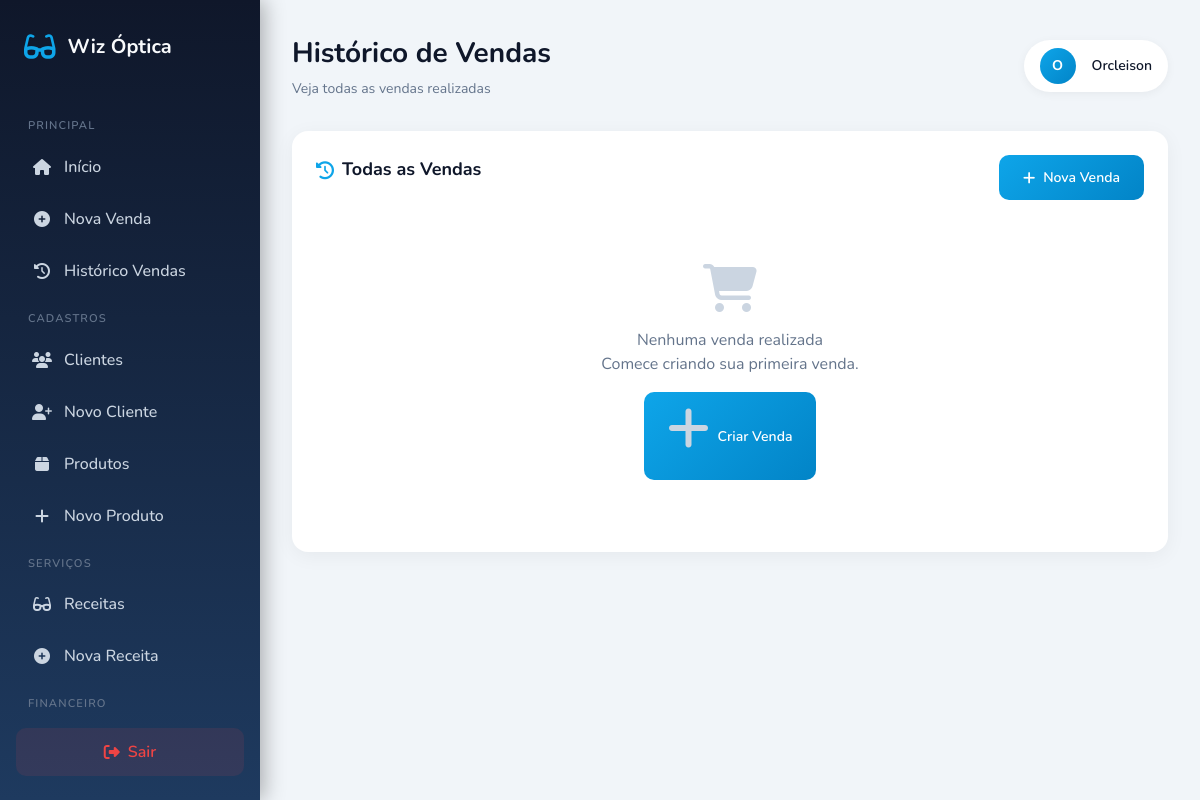
The app's page /otica/views/vendas/historico.php (signed in), older data.
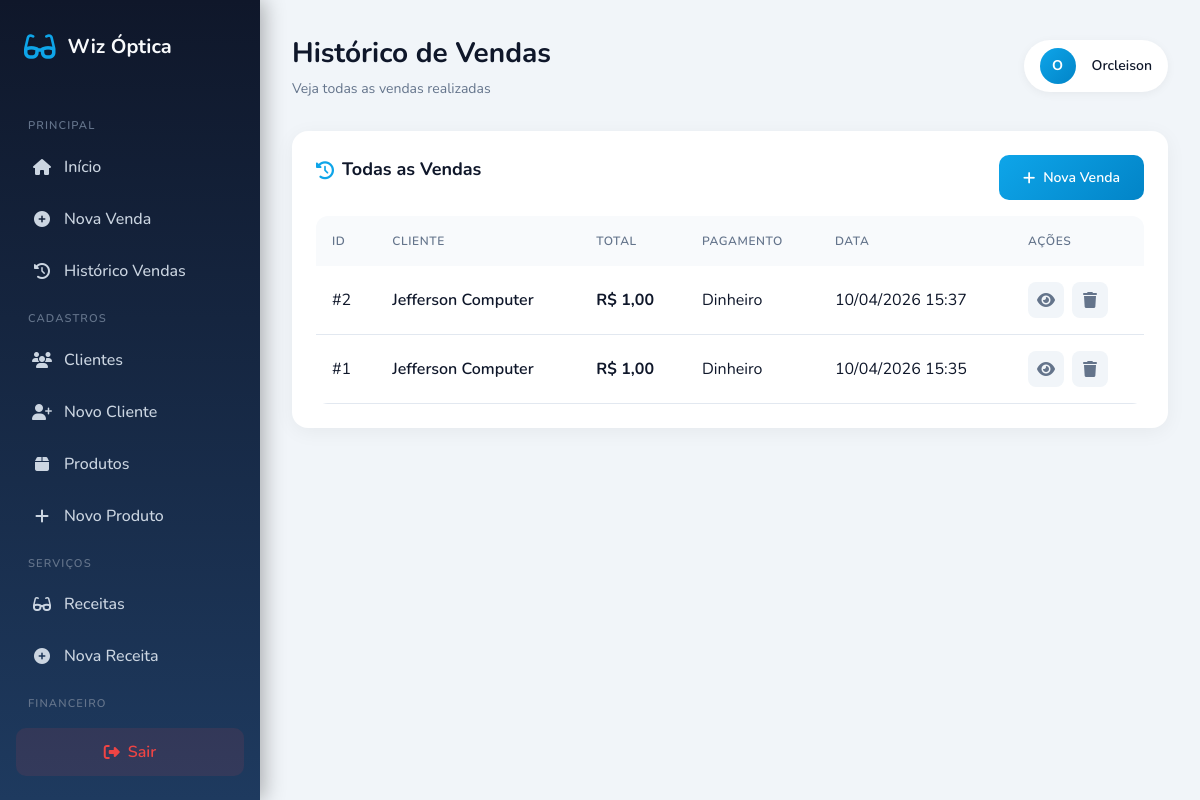
The same page, newer data.
### tables this page shows
CREATE TABLE `vendas` (
  `id` bigint(20) UNSIGNED NOT NULL,
  `cliente_id` int(11) DEFAULT NULL,
  `usuario_id` int(11) DEFAULT NULL,
  `total` decimal(10,2) DEFAULT NULL,
  `forma_pagamento` varchar(30) DEFAULT NULL,
  `data_venda` timestamp NOT NULL DEFAULT current_timestamp()
);

CREATE TABLE `clientes` (
  `id` bigint(20) UNSIGNED NOT NULL,
  `nome` varchar(100) NOT NULL,
  `telefone` varchar(20) DEFAULT NULL,
  `cpf` varchar(14) DEFAULT NULL,
  `email` varchar(100) DEFAULT NULL,
  `data_nascimento` date DEFAULT NULL,
  `criado_em` timestamp NOT NULL DEFAULT current_timestamp(),
  `endereco` text DEFAULT NULL,
  `bairro` text DEFAULT NULL,
  `numero` int(11) DEFAULT NULL
);

### otica/views/vendas/historico.php (the view, shortened to what this page needs)
<?php
$db = Database::getInstance()->getConnection();
$pageTitle = 'Histórico de Vendas';
$moduleName = 'Veja todas as vendas realizadas';
try {
    $stmt = $db->query("SELECT v.*, c.nome as cliente_nome FROM vendas v LEFT JOIN clientes c ON v.cliente_id = c.id ORDER BY v.id DESC");
    $vendas = $stmt->fetchAll();
} catch (PDOException $e) {
    error_log("Erro: " . $e->getMessage());
    $vendas = [];
}
include '../layout_base.php';
?>
<div class="card">
    <div class="flex justify-between items-center mb-4">
        <h2 class="card-title">
            <i class="fas fa-history"></i>
            Todas as Vendas
        </h2>
        <a href="nova.php" class="btn btn-primary">
            <i class="fas fa-plus"></i>
            Nova Venda
        </a>
    </div>
    <?php if (empty($vendas)): ?>
    <div class="empty-state">
        <i class="fas fa-shopping-cart"></i>
        <h3>Nenhuma venda realizada</h3>
        <p>Comece criando sua primeira venda.</p>
        <a href="nova.php" class="btn btn-primary mt-4">
            <i class="fas fa-plus"></i>
            Criar Venda
        </a>
    </div>
    <?php else: ?>
    <div class="table-container">
        <table class="table">
            <thead>
                <tr>
                    <th>ID</th>
                    <th>Cliente</th>
                    <th>Total</th>
                    <th>Pagamento</th>
                    <th>Data</th>
                    <th>Ações</th>
                </tr>
            </thead>
            <tbody>
                <?php foreach ($vendas as $v): ?>
                <tr>
                    <td>#<?php echo $v['id']; ?></td>
                    <td class="font-semibold"><?php echo htmlspecialchars($v['cliente_nome'] ?? 'Sem cliente'); ?></td>
                    <td class="font-bold text-green-600">R$ <?php echo number_format($v['total'] ?? 0, 2, ',', '.'); ?></td>
                    <td><?php echo htmlspecialchars(ucfirst($v['forma_pagamento'] ?? '-')); ?></td>
                    <td><?php echo $v['data_venda'] ? date('d/m/Y H:i', strtotime($v['data_venda'])) : '-'; ?></td>
                    <td>
                        <div class="actions">
                            <a href="visualizar.php?id=<?php echo $v['id']; ?>" class="btn-icon" title="Visualizar">
                                <i class="fas fa-eye"></i>
                            </a>
                            <a href="excluir.php?id=<?php echo $v['id']; ?>" class="btn-icon danger" title="Excluir" onclick="return confirm('Tem certeza que deseja excluir esta venda?');">
                                <i class="fas fa-trash"></i>
                            </a>
                        </div>
                    </td>
                </tr>
                <?php endforeach; ?>
            </tbody>
        </table>
    </div>
    <?php endif; ?>
</div>
<?php include '../layout_end.php'; ?>

### otica/views/layout_base.php (shortened to what this page needs)
<?php
$currentPage = $pageTitle ?? 'Wiz Óptica';
$currentModule = $moduleName ?? '';
?>
<!DOCTYPE html>
<html lang="pt-BR">
<head>
    <link rel="stylesheet" href="https://cdnjs.cloudflare.com/ajax/libs/font-awesome/6.4.0/css/all.min.css">
    <script src="https://cdn.tailwindcss.com"></script>
</head>
<body>
    <aside class="sidebar">
        <div class="sidebar-logo">
            <i class="fas fa-glasses"></i>
            <h1>Wiz Óptica</h1>
        </div>
        <div class="menu-scroll">
            <div class="menu-group">
                <p class="menu-title">Principal</p>
                <a href="../admin/index.php" class="menu-item">
                    <i class="fas fa-home"></i>
                    <span>Início</span>
                </a>
                <a href="../vendas/nova.php" class="menu-item">
                    <i class="fas fa-plus-circle"></i>
                    <span>Nova Venda</span>
                </a>
                <a href="../vendas/historico.php" class="menu-item">
                    <i class="fas fa-history"></i>
                    <span>Histórico Vendas</span>
                </a>
            </div>
            <div class="menu-group">
                <p class="menu-title">Cadastros</p>
                <a href="../clientes/index.php" class="menu-item">
                    <i class="fas fa-users"></i>
                    <span>Clientes</span>
                </a>
                <a href="../clientes/novo.php" class="menu-item">
                    <i class="fas fa-user-plus"></i>
                    <span>Novo Cliente</span>
                </a>
                <a href="../produtos/index.php" class="menu-item">
                    <i class="fas fa-box"></i>
                    <span>Produtos</span>
                </a>
                <a href="../produtos/novo.php" class="menu-item">
                    <i class="fas fa-plus"></i>
                    <span>Novo Produto</span>
                </a>
            </div>
            <div class="menu-group">
                <p class="menu-title">Serviços</p>
                <a href="../receitas/index.php" class="menu-item">
                    <i class="fas fa-glasses"></i>
                    <span>Receitas</span>
                </a>
                <a href="../receitas/nova.php" class="menu-item">
                    <i class="fas fa-plus-circle"></i>
                    <span>Nova Receita</span>
                </a>
            </div>
            <div class="menu-group">
                <p class="menu-title">Financeiro</p>
                <a href="../financeiro/relatorio.php" class="menu-item">
                </a>
            </div>
        </div>
        <button onclick="logout()" class="btn-logout">
            <i class="fas fa-sign-out-alt"></i>
            <span>Sair</span>
        </button>
    </aside>
    <main class="main-content">
        <header class="page-header">
            <div>
                <h1 class="page-title"><?php echo $currentPage; ?></h1>
                <?php if (!empty($currentModule)): ?>
                <p class="page-subtitle"><?php echo $currentModule; ?></p>
                <?php endif; ?>
            </div>
            <div class="user-info">
                <div class="user-avatar">
                    <?php echo strtoupper(substr($_SESSION['usuario_nome'] ?? 'U', 0, 1)); ?>
                </div>
                <div class="user-name"><?php echo htmlspecialchars($_SESSION['usuario_nome'] ?? 'Usuário'); ?></div>
            </div>
        </header>

### otica/views/layout_end.php (shortened to what this page needs)
    </main>
</body>
</html>

### otica/views/layout_base.php (style rules this page uses)
* { box-sizing: border-box; margin: 0; padding: 0; }
body { font-family: 'Nunito', sans-serif; background: #f1f5f9; }
.sidebar { background: linear-gradient(180deg, #0f172a 0%, #1e3a5f 100%); width: 260px; height: 100vh; position: fixed; left: 0; top: 0; padding: 1.5rem 1rem; display: flex; flex-direction: column; z-index: 100; box-shadow: 4px 0 20px rgba(0,0,0,0.3); }
.sidebar-logo { display: flex; align-items: center; gap: 0.75rem; padding: 0.5rem; margin-bottom: 2rem; }
.sidebar-logo i { font-size: 1.75rem; color: #0ea5e9; }
.sidebar-logo h1 { font-size: 1.25rem; font-weight: 700; color: #f8fafc; }
.menu-title { font-size: 0.7rem; text-transform: uppercase; letter-spacing: 0.1em; color: #64748b; margin: 1rem 0 0.5rem 0.75rem; font-weight: 600; }
.menu-item { display: flex; align-items: center; gap: 0.75rem; padding: 0.75rem 1rem; color: #cbd5e1; text-decoration: none; border-radius: 10px; margin-bottom: 0.25rem; transition: all 0.2s ease; font-weight: 500; }
.menu-item i { width: 20px; text-align: center; }
.main-content { margin-left: 260px; padding: 2rem; min-height: 100vh; }
.page-header { display: flex; justify-content: space-between; align-items: center; margin-bottom: 2rem; }
.page-title { font-size: 1.75rem; font-weight: 700; color: #0f172a; }
.page-subtitle { color: #64748b; font-size: 0.875rem; margin-top: 0.25rem; }
.user-info { display: flex; align-items: center; gap: 1rem; background: white; padding: 0.5rem 1rem; border-radius: 50px; box-shadow: 0 2px 10px rgba(0,0,0,0.05); }
.user-avatar { width: 36px; height: 36px; background: linear-gradient(135deg, #0ea5e9, #0284c7); border-radius: 50%; display: flex; align-items: center; justify-content: center; color: white; font-weight: 700; font-size: 0.875rem; }
.user-name { font-weight: 600; color: #0f172a; font-size: 0.875rem; }
.card { background: white; border-radius: 16px; padding: 1.5rem; box-shadow: 0 4px 20px rgba(0,0,0,0.05); margin-bottom: 1.5rem; }
.card-title { font-size: 1.125rem; font-weight: 700; color: #0f172a; margin-bottom: 1rem; display: flex; align-items: center; gap: 0.5rem; }
.card-title i { color: #0ea5e9; }
.btn { display: inline-flex; align-items: center; gap: 0.5rem; padding: 0.75rem 1.5rem; border-radius: 10px; font-weight: 600; font-family: inherit; font-size: 0.875rem; cursor: pointer; transition: all 0.2s ease; border: none; }
.btn-primary { background: linear-gradient(135deg, #0ea5e9, #0284c7); color: white; }
.table-container { overflow-x: auto; border-radius: 12px; }
.table { width: 100%; border-collapse: collapse; }
.table th { background: #f8fafc; padding: 1rem; text-align: left; font-size: 0.75rem; text-transform: uppercase; letter-spacing: 0.05em; color: #64748b; font-weight: 600; }
.table td { padding: 1rem; border-bottom: 1px solid #e2e8f0; color: #0f172a; }
.actions { display: flex; gap: 0.5rem; }
.btn-icon { width: 36px; height: 36px; display: inline-flex; align-items: center; justify-content: center; border-radius: 8px; background: #f1f5f9; color: #64748b; transition: all 0.2s ease; }
.btn-logout { display: flex; align-items: center; justify-content: center; gap: 0.5rem; width: 100%; padding: 0.75rem; background: rgba(239, 68, 68, 0.1); color: #ef4444; border: none; border-radius: 10px; cursor: pointer; font-weight: 600; font-family: inherit; transition: all 0.2s ease; margin-top: auto; }
.menu-scroll { flex: 1; overflow-y: auto; padding-right: 0.5rem; }
.empty-state { text-align: center; padding: 3rem; color: #64748b; }
.empty-state i { font-size: 3rem; margin-bottom: 1rem; color: #cbd5e1; }

Row changes from the older to the newer data that the page shows:
added vendas: id "2", cliente.nome "Jefferson Computer", total "1,00", forma_pagamento "Dinheiro", data_venda "10/04/2026 15:37"
added vendas: id "1", cliente.nome "Jefferson Computer", total "1,00", forma_pagamento "Dinheiro", data_venda "10/04/2026 15:35"
Text that changed along with them:
text no longer shown: "Nenhuma venda realizada Comece criando sua primeira venda. Criar Venda"
text now shown: "ID CLIENTE TOTAL PAGAMENTO DATA AÇÕES"
